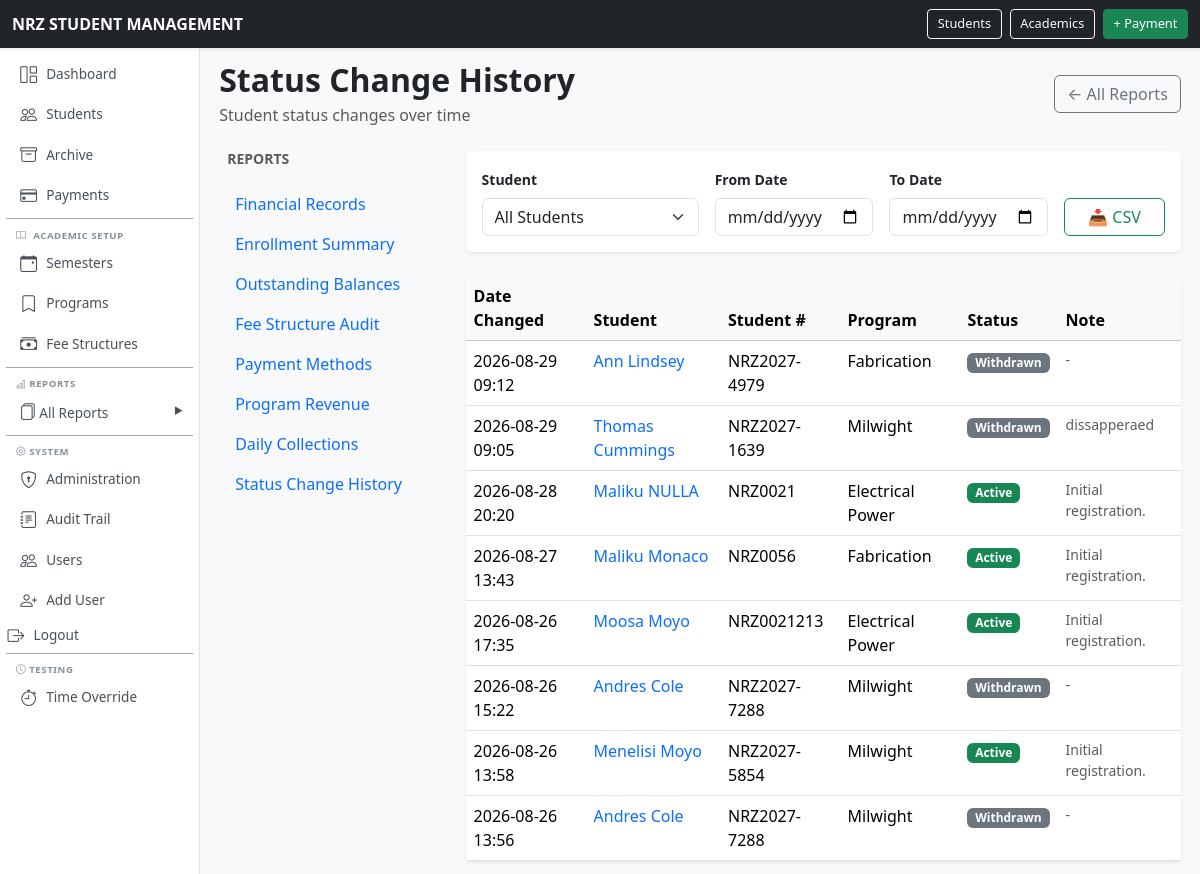
Page /reports/status-history/ (signed in) on the committed database.
### school/models.py (models this page shows, shortened)
class StudentStatusLog(models.Model):
    student = models.ForeignKey(
        Student,
        on_delete=models.PROTECT,
        related_name="status_logs",
    )
    status = models.CharField(
        max_length=20,
        choices=Student.STATUS_CHOICES,
    )
    date_changed = models.DateTimeField(
        auto_now_add=True,
    )
    note = models.TextField(
        blank=True,
    )
    class Meta:
        ordering = ["-date_changed"]

class Student(models.Model):
    ACTIVE = "ACTIVE"
    DEFERRED = "DEFERRED"
    WITHDRAWN = "WITHDRAWN"
    COMPLETED = "COMPLETED"
    STATUS_CHOICES = [
        (ACTIVE, "Active"),
        (DEFERRED, "Deferred"),
        (WITHDRAWN, "Withdrawn"),
        (COMPLETED, "Completed"),
    ]
    student_number = models.CharField(
        max_length=30,
        unique=True,
    )
    first_name = models.CharField(
        max_length=100,
    )
    national_id = models.CharField(
        max_length=100,
    )
    last_name = models.CharField(
        max_length=100,
    )
    date_of_birth = models.DateField(
        null=True,
        blank=True,
    )
    gender = models.CharField(
        max_length=20,
        blank=True,
    )
    guardian_name = models.CharField(
        max_length=150,
        blank=True,
    )
    guardian_phone = models.CharField(
        max_length=30,
        blank=True,
    )
    student_phone = models.CharField(
        max_length=30,
        blank=True ,
    )
    address = models.TextField(
        blank=True,
    )
    program = models.ForeignKey(
        Program,
        on_delete=models.PROTECT,
        related_name="students",
    )
    intake_year = models.ForeignKey(
        AcademicYear,
        on_delete=models.PROTECT,
        related_name="students",
    )
    status = models.CharField(
        max_length=20,
        choices=STATUS_CHOICES,
        default=ACTIVE,
    )
    created_at = models.DateTimeField(
        auto_now_add=True,
    )
    class Meta:
        ordering = [
            "last_name",
            "first_name",
        ]
        permissions = [
            ("can_view_financial_reports", "Can view financial reports"),
            ("can_view_outstanding_reports", "Can view outstanding balances"),
            ("can_record_payments", "Can record payments"),
        ]

class Program(models.Model):
    CATEGORY_CHOICES = [
        ("NC", "National Certificate"),
        ("NQ", "National Qualification"),
        ("OTHER", "Other"),
    ]
    code = models.CharField(
        max_length=30,
        unique=True,
    )
    name = models.CharField(
        max_length=150,
        unique=True,
    )
    description = models.TextField(
        blank=True,
    )
    duration_years = models.PositiveSmallIntegerField()
    category = models.CharField(
        max_length=10,
        choices=CATEGORY_CHOICES,
        default="OTHER",
    )
    active = models.BooleanField(
        default=True,
    )
    class Meta:
        ordering = ["name"]

### school/views.py (the view, shortened to what this page needs)
# urls.py: path("reports/status-history/", views.status_history_report, name="status_history_report"),
@permission_required("school.view_studentstatuslog", raise_exception=True)
def status_history_report(request):
    today = get_current_date()
    student_filter = request.GET.get("student")
    start_date_filter = request.GET.get("start_date")
    end_date_filter = request.GET.get("end_date")
    export_format = request.GET.get("format")
    student = None
    if student_filter:
        try:
            student = Student.objects.get(pk=student_filter)
        except Student.DoesNotExist:
            pass
    logs = student_status_history(
        student=student,
        start_date=start_date_filter,
        end_date=end_date_filter,
    )
    from django.core.paginator import Paginator
    paginator = Paginator(logs, 50)
    page_obj = paginator.get_page(request.GET.get("page"))
    all_students = Student.objects.select_related("program").order_by("last_name", "first_name")
    context = {
        "page_obj": page_obj,
        "student_filter": student,
        "start_date_filter": start_date_filter,
        "end_date_filter": end_date_filter,
        "all_students": all_students,
        "today": today,
        "report": next((r for r in REPORTS if r["view"] == "status_history_report"), None),
        "reports": REPORTS,
    }
    return render(request, "school/reports/status_history.html", context)

### school/context_processors.py (called while the page is built)
def time_override_enabled(request):
    return {
        'ENABLE_TIME_OVERRIDE': getattr(settings, 'ENABLE_TIME_OVERRIDE', False)
    }

### school/models.py (called while the page is built)
def student_status_history(student=None, start_date=None, end_date=None):
    logs = StudentStatusLog.objects.select_related("student", "student__program")
    if student:
        logs = logs.filter(student=student)
    if start_date:
        logs = logs.filter(date_changed__date__gte=start_date)
    if end_date:
        logs = logs.filter(date_changed__date__lte=end_date)
    return logs.order_by("-date_changed")

    @classmethod
    def get_frozen_time(cls):
        obj = cls.objects.first()
        return obj.frozen_datetime if obj else None

### school/utils/time_utils.py (called while the page is built)
def get_current_datetime():
    if getattr(settings, 'ENABLE_TIME_OVERRIDE', False):
        from school.models import TimeOverride
        frozen = TimeOverride.get_frozen_time()
        if frozen is not None:
            if timezone.is_naive(frozen):
                frozen = timezone.make_aware(frozen)
            return frozen
    return timezone.now()

def get_current_date():
    return get_current_datetime().date()

### templates/school/reports/status_history.html (shortened to what this page needs)
{% extends "school/reports/_base.html" %}
{% load school_tags %}
{% block report_content %}
<form method="get" class="card border-0 shadow-sm mb-4 filter-form print-hidden">
    <div class="card-body">
        <div class="row g-3 align-items-end flex-wrap">
            <div class="col-12 col-md-4">
                <label class="form-label fw-semibold small">Student</label>
                <select name="student" class="form-select" onchange="this.form.submit()">
                    <option value="">All Students</option>
                </select>
            </div>
            <div class="col-12 col-md-3">
                <label class="form-label fw-semibold small">From Date</label>
                <input type="date" name="start_date" class="form-control" value="{{ start_date_filter|default:'' }}" onchange="this.form.submit()">
            </div>
            <div class="col-12 col-md-3">
                <label class="form-label fw-semibold small">To Date</label>
                <input type="date" name="end_date" class="form-control" value="{{ end_date_filter|default:'' }}" onchange="this.form.submit()">
            </div>
            <div class="col-12 col-md-2">
                <div class="d-flex gap-2">
                    <a href="?format=csv"
                       class="btn btn-outline-success w-100">
                        📥 CSV
                    </a>
                </div>
            </div>
        </div>
    </div>
</form>
<div class="card border-0 shadow-sm">
    <div class="card-body p-0">
        {% if page_obj %}
        <div class="table-responsive">
            <table class="table table-hover mb-0">
                <thead class="table-light">
                    <tr>
                        <th>Date Changed</th>
                        <th>Student</th>
                        <th>Student #</th>
                        <th>Program</th>
                        <th>Status</th>
                        <th>Note</th>
                    </tr>
                </thead>
                <tbody>
                    {% for log in page_obj %}
                    <tr>
                        <td>{{ log.date_changed|date:"Y-m-d H:i" }}</td>
                        <td>
                            <a href="{% url 'student_detail' log.student.pk %}" class="text-decoration-none">
                                {{ log.student.first_name }} {{ log.student.last_name }}
                            </a>
                        </td>
                        <td>{{ log.student.student_number }}</td>
                        <td>{{ log.student.program.name }}</td>
                        <td>
                            <span class="badge
                                {% if log.status == 'ACTIVE' %}text-bg-success
                                {% elif log.status == 'DEFERRED' %}text-bg-warning
                                {% elif log.status == 'WITHDRAWN' %}text-bg-secondary
                                {% elif log.status == 'COMPLETED' %}text-bg-primary
                                {% else %}text-bg-light text-dark{% endif %}">
                                {{ log.get_status_display }}
                            </span>
                        </td>
                        <td class="text-muted small">{{ log.note|default:"-" }}</td>
                    </tr>
                    {% empty %}
                    <tr>
                        <td colspan="6" class="text-center text-muted py-4">
                            No status changes found for the selected filters.
                        </td>
                    </tr>
                    {% endfor %}
                </tbody>
            </table>
        </div>
        {% else %}
        <div class="text-center py-5">
            <p class="text-muted mb-0">No status change records found.</p>
        </div>
        {% endif %}
    </div>
</div>
{% endblock %}

### templates/base.html (style rules this page uses)
body { margin: 0; padding: 0; background-color: #f8f9fa; }

### rows in the picture
StudentStatusLog: date_changed "2026-08-29 09:12", student.first_name "Ann", student.last_name "Lindsey", student.student_number "NRZ2027-4979", student.program.name "Fabrication", status "Withdrawn", note "-"
StudentStatusLog: date_changed "2026-08-29 09:05", student.first_name "Thomas", student.last_name "Cummings", student.student_number "NRZ2027-1639", student.program.name "Milwight", status "Withdrawn", note "dissapperaed"
StudentStatusLog: date_changed "2026-08-28 20:20", student.first_name "Maliku", student.last_name "NULLA", student.student_number "NRZ0021", student.program.name "Electrical Power", status "Active", note "Initial registration."
StudentStatusLog: date_changed "2026-08-27 13:43", student.first_name "Maliku", student.last_name "Monaco", student.student_number "NRZ0056", student.program.name "Fabrication", status "Active", note "Initial registration."
StudentStatusLog: date_changed "2026-08-26 17:35", student.first_name "Moosa", student.last_name "Moyo", student.student_number "NRZ0021213", student.program.name "Electrical Power", status "Active", note "Initial registration."
StudentStatusLog: date_changed "2026-08-26 15:22", student.first_name "Andres", student.last_name "Cole", student.student_number "NRZ2027-7288", student.program.name "Milwight", status "Withdrawn", note "-"
StudentStatusLog: date_changed "2026-08-26 13:58", student.first_name "Menelisi", student.last_name "Moyo", student.student_number "NRZ2027-5854", student.program.name "Milwight", status "Active", note "Initial registration."
StudentStatusLog: date_changed "2026-08-26 13:56", student.first_name "Andres", student.last_name "Cole", student.student_number "NRZ2027-7288", student.program.name "Milwight", status "Withdrawn", note "-"

### other values in the picture
{{ report.name }} "Status Change History"
{{ report.desc }} "Student status changes over time"
{{ r.name }} "Financial Records" "Enrollment Summary" "Outstanding Balances" "Fee Structure Audit" "Payment Methods" "Program Revenue" "Daily Collections" "Status Change History"
